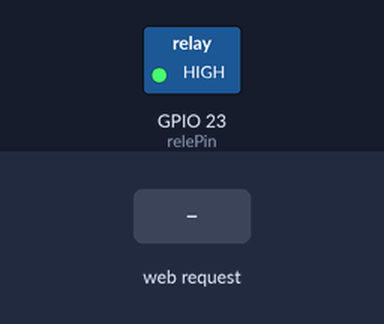
Recording of a sketch running on a simulated ESP32. On the bench: switched loads named in the sketch (green lamp = pin HIGH). Inputs (shaded band) come from the test bench. WiFi joins after 1.5 s; servers stay silent unless stated; what the sketch prints to the serial monitor is not drawn.

Above: at 2.7 s.
2.8 s: HTTP request GET /liga received
At 3.8 s:
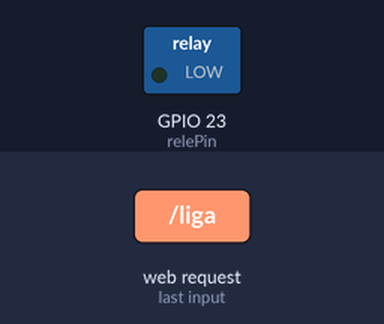
Timing chart, 0 to 5.8 s (numbered marks = the images above; inputs shaded):
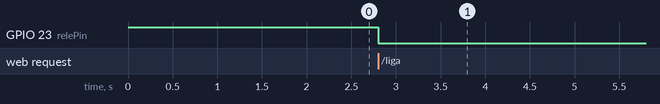

The sketch:

web_server_NodeMCU.ino
```cpp
// ******* INFORMACOES
// USAR A PLACA ESP32 DEV MODULE
// E TAMBEM, PODE SER USADO DOIT ESP DEVKIT V1

#include <WiFi.h>
#include <WiFiClient.h>
#include <WebServer.h>
#include <ESPmDNS.h>
#include <uri/UriBraces.h>
#include <uri/UriRegex.h>

const char* ssid = "MBS_EXT";
const char* password = "10607620";

WebServer server(80);

const int relePin = 23;

void handleRoot() {
  server.send(200, "text/html", menuMain());
}

void handleNotFound() {
  String message = "File Not Found\n\n";
  message += "URI: ";
  message += server.uri();
  message += "\nMethod: ";
  message += (server.method() == HTTP_GET) ? "GET" : "POST";
  message += "\nArguments: ";
  message += server.args();
  message += "\n";
  for (uint8_t i = 0; i < server.args(); i++) {
    message += " " + server.argName(i) + ": " + server.arg(i) + "\n";
  }
  server.send(404, "text/html", message);

}

void setup(void) {
  pinMode(relePin, OUTPUT);
      digitalWrite(relePin, HIGH);
  Serial.begin(115200);
  WiFi.mode(WIFI_STA);
  WiFi.begin(ssid, password);
  Serial.println("");

  // Wait for connection
  while (WiFi.status() != WL_CONNECTED) {
    delay(500);
    Serial.print(".");
  }
  Serial.println("");
  Serial.print("Connected to ");
  Serial.println(ssid);
  Serial.print("IP address: ");
  Serial.println(WiFi.localIP());

  if (MDNS.begin("esp32")) {
    Serial.println("MDNS responder started");
  }

  server.on("/", handleRoot);

  server.on("/liga", []() {
    digitalWrite(relePin, LOW);
    server.send(200, "text/html", menuMain());

  });

  server.on(UriBraces("/desliga"), []() {
    digitalWrite(relePin, HIGH);
     server.send(200, "text/html", menuMain());

  });

  server.onNotFound(handleNotFound);

  server.begin();
  Serial.println("HTTP server started");
}

void loop(void) {
  server.handleClient();
  delay(2);//allow the cpu to switch to other tasks
}

String descricaoStatusRele(){
  int resultado = digitalRead(relePin);
  if(resultado == HIGH){
    return "Desligado";
  }else{
    return "Ligado";
  }
}
String menuMain(){
String page = "<!DOCTYPE html><html><meta charset='UTF-8'><body><h2><center>A lampada está: " +  descricaoStatusRele() +
      ".</br><a href='/liga\'>Ligar </a> </br>" +
      "<a href='/desliga\'>Desligar </a> </br>" +
      "</h2></center></body></html>";
return page;

}
```

Measured:
- after the input at 2.8 s, GPIO 23 (relePin): HIGH → LOW at once
